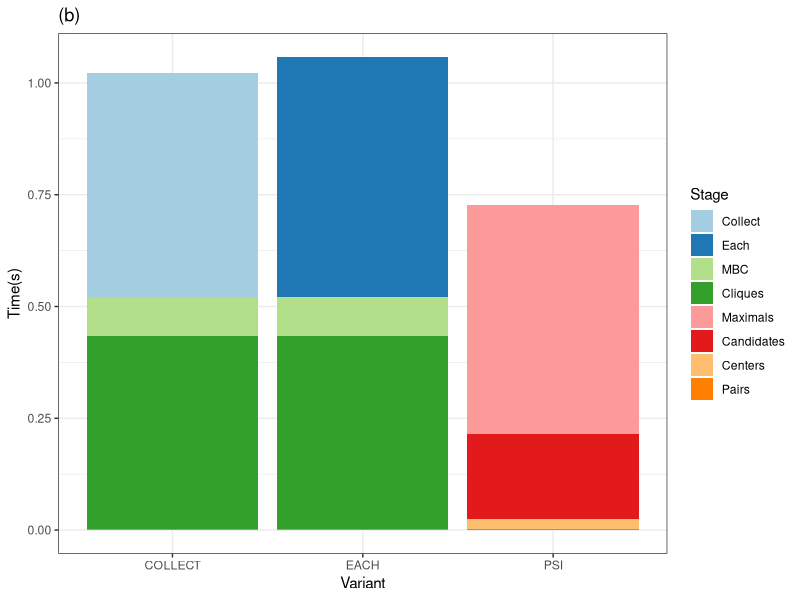
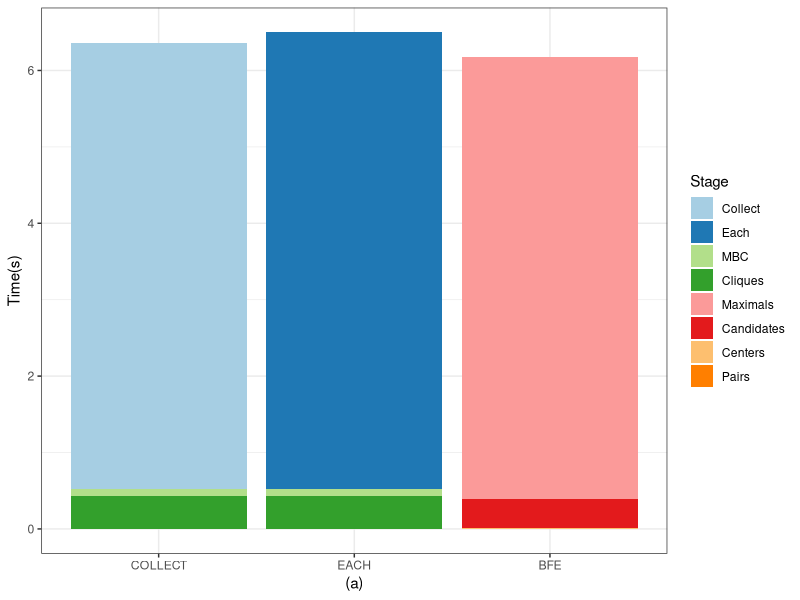
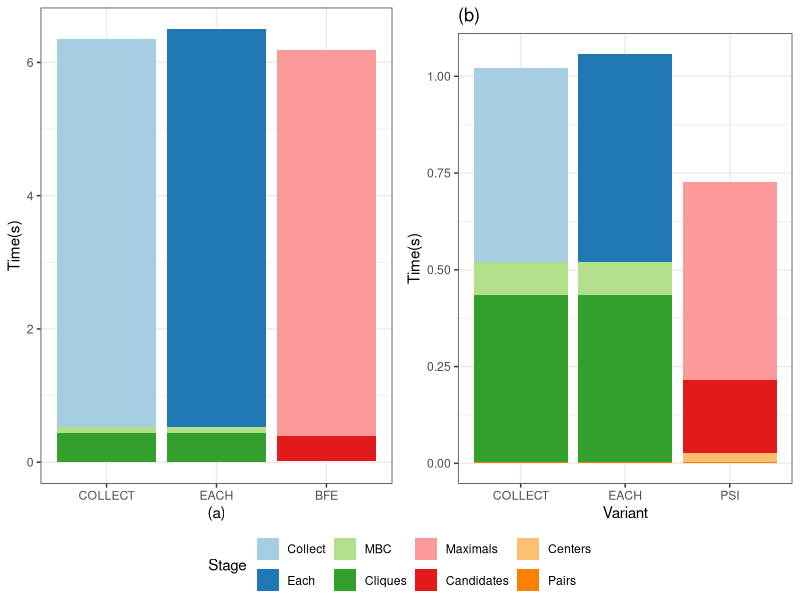
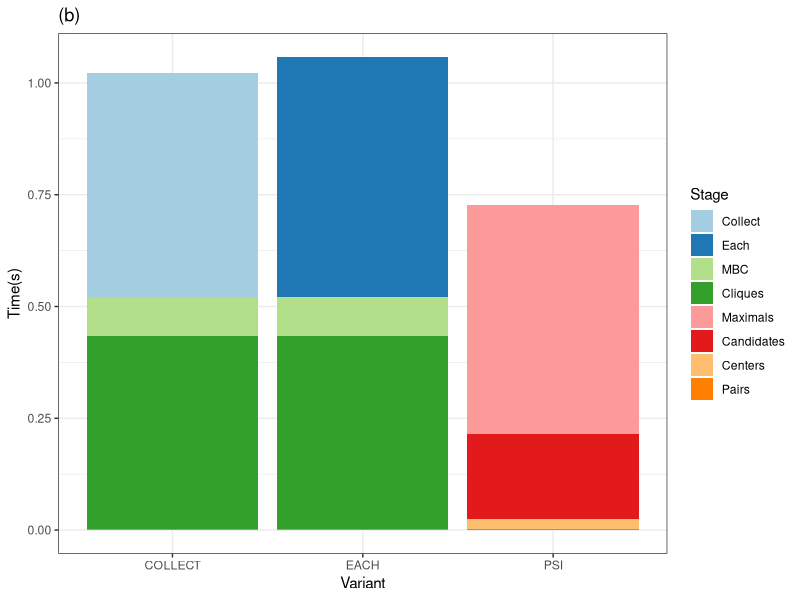
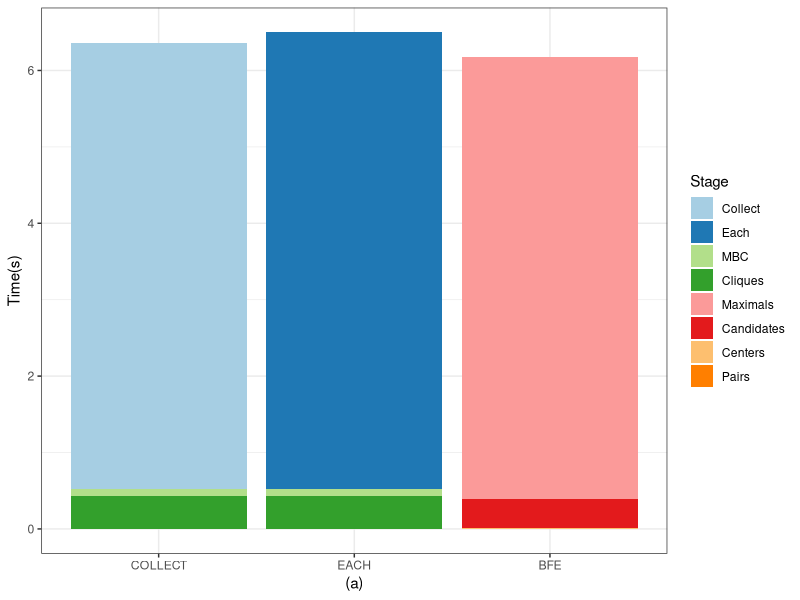
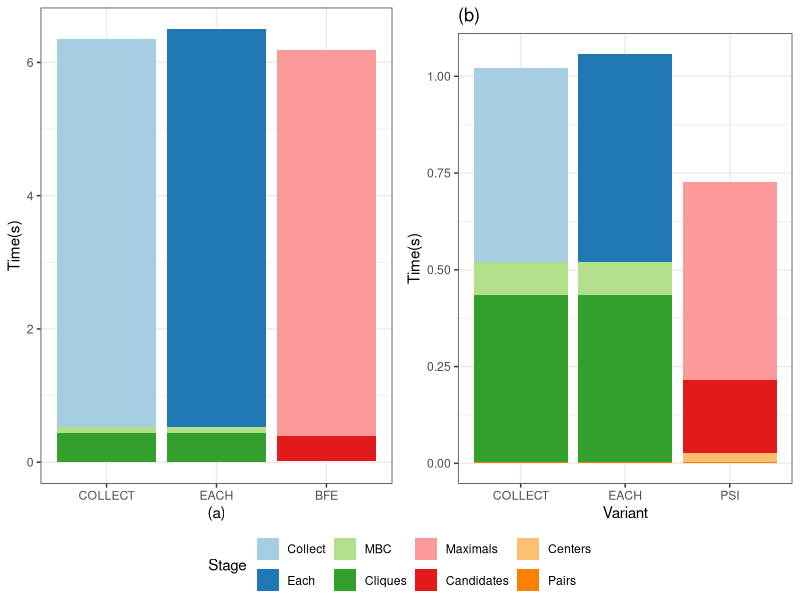

Write the R code that produced these figures, in order.
library(tidyverse)
library(ggpubr)

psi <- read_tsv("cmbc_psi_stages.tsv") |> filter(variant != "HASH")

labels = c("Collect","Each","MBC","Cliques","Maximals","Candidates","Centers","Pairs")
q = ggplot(data = psi, aes(x = variant, y = time, fill = stage)) +
  geom_bar(stat="identity", position="stack") +
  labs(title="(b)", x="Variant", y="Time(s)") +
  theme_bw() + 
  scale_fill_brewer(name = "Stage", palette = "Paired", labels = labels) 
  
plot(q)
ggsave(paste0("cmbc_psi.pdf"), width = W, height = H)

bfe <- read_tsv("cmbc_bfe_stages.tsv") |> filter(variant != "HASH")
bfe_levels <- c("COLLECT", "EACH", "BFE")
p = ggplot(data = bfe, aes(x = factor(variant, level = bfe_levels), y = time, fill = stage)) +
  geom_bar(stat="identity", position="stack") +
  labs(x="(a)", y="Time(s)") +
  theme_bw() + 
  scale_fill_brewer(name = "Stage", palette = "Paired", labels = labels) 

plot(p)
ggsave(paste0("cmbc_bfe.pdf"), width = W, height = H)

ggarrange(p, q, ncol=2, nrow=1, common.legend = TRUE, legend="bottom")
ggsave("cmbc.pdf", width = 8, height = 4)
